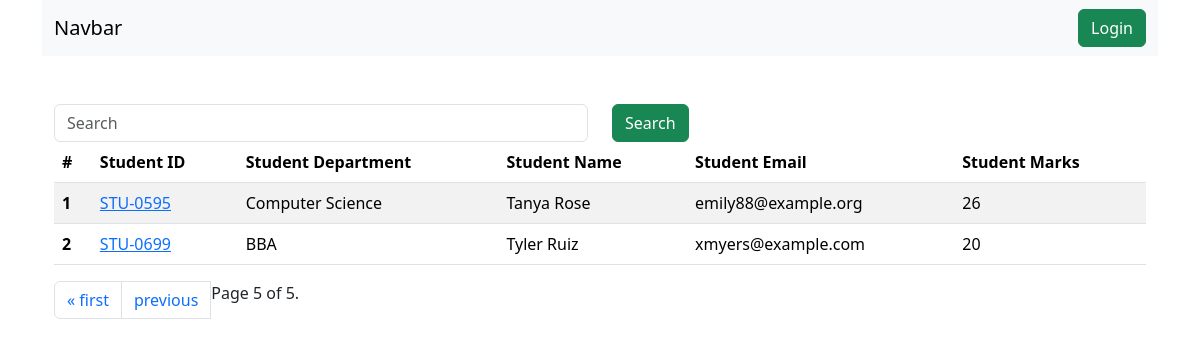
The page /student/?page=19 on the database as committed earlier.
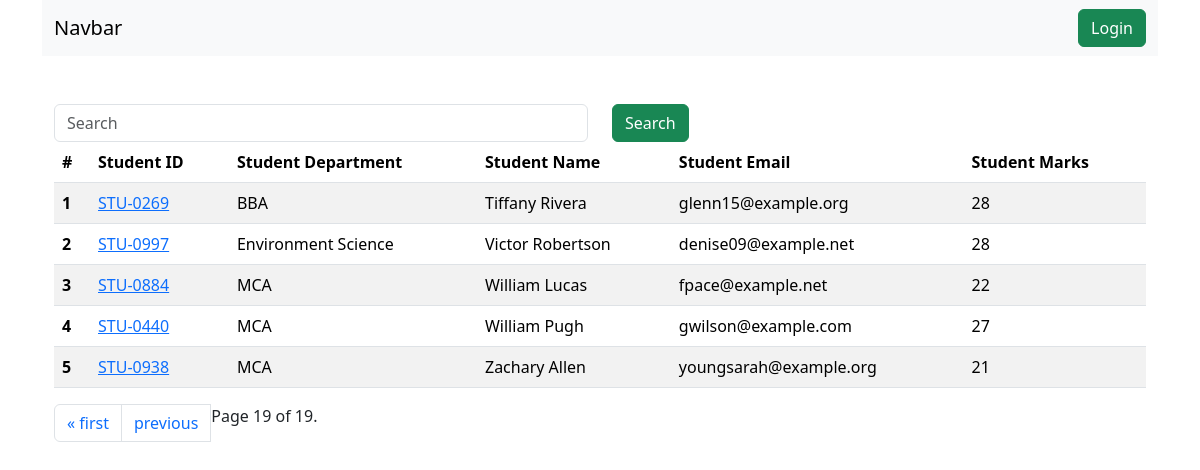
The same page on the database as committed later.
### vege/models.py (models this page shows, shortened)
class Student(models.Model):
  department = models.ForeignKey(Department, related_name='depart', on_delete=models.CASCADE)
  student_id = models.OneToOneField(StudentID, related_name='studentid', on_delete=models.CASCADE)
  student_name = models.CharField(max_length=100)
  student_email = models.EmailField(unique=True)
  student_age = models.IntegerField(default=18)
  student_address = models.TextField()
  is_deleted = models.BooleanField(default=False)
  objects = StudentManager()
  admin_objects = models.Manager()
  class Meta:
    ordering = ['student_name']
    verbose_name = "student"

class StudentID(models.Model):
  student_id = models.CharField(max_length=100)
  def __str__(self):
    return self.student_id

class Department(models.Model):
  department = models.CharField(max_length=100)
  class Meta:
    ordering = ['department']

### vege/views.py (the view, shortened to what this page needs)
# urls.py: path('student/', get_student, name='get_student'),
def get_student(request):
  queryset = Student.objects.all()
  paginator = Paginator(queryset, 5)  # Show 5 contacts per page.
  page_number = request.GET.get("page")
  page_obj = paginator.get_page(page_number)
  print(page_obj)
  return render(request, 'report/student.html', context={'queryset': page_obj})

### vege/models.py (called while the page is built)
  def get_queryset(self):
    return super().get_queryset().filter(is_deleted = False)

### vege/templates/report/student.html (shortened to what this page needs)
{% extends "base.html" %}
{% load static %}
{% block start %}
<div class="container mt-5">
  <form action="">
    <div class="row">
    <div class="col-md-6">
      <input class="form-control" name='search' type="text" placeholder="Search" >
    </div>
    <div class="col-md-6">
      <button class="btn btn-success">Search</button>
    </div>
  </div>
  </form>
  <table class="table table-striped">
    <thead>
      <tr>
        <th scope="col">#</th>
        <th scope="col">Student ID</th>
        <th scope="col">Student Department</th>
        <th scope="col">Student Name</th>
        <th scope="col">Student Email</th>
        <th scope="col">Student Marks</th>
      </tr>
    </thead>
    <tbody>
      {% for student in queryset %}
      <tr>
        <th scope="row">{{ forloop.counter }}</th>
        <td><a href="{% url "see_marks" student.student_id %}">{{student.student_id}}</a></td>
        <td>{{student.department.department}}</td>
        <td>{{student.student_name}}</td>
        <td>{{student.student_email}}</td>
        <td>{{student.student_age}}</td>
      </tr>
      {% endfor %}
    </tbody>
  </table>
  <nav aria-label="Page navigation example">
    <ul class="pagination">
        {% if queryset.has_previous %}
        <li class="page-item"><a class="page-link" href="?page=1">&laquo; first</a></li>
        <li class="page-item"><a class="page-link" href="?page={{ queryset.previous_page_number }}">previous</a></li>
        {% endif %}
        <span class="current">
            Page {{ queryset.number }} of {{ queryset.paginator.num_pages }}.
        </span>
</div>
{% endblock %}

Rows that differ between the two databases and show on the page:
no longer on this page (row edited): Student: student_id "STU-0595", department.department "Computer Science", student_name "Tanya Rose", student_email "emily88@example.org", student_age "26"
no longer on this page (row edited): Student: student_id "STU-0699", department.department "BBA", student_name "Tyler Ruiz", student_email "xmyers@example.com", student_age "20"
now on this page (row edited): Student: student_id "STU-0269", department.department "BBA", student_name "Tiffany Rivera", student_email "glenn15@example.org", student_age "28"
added Student: student_id "STU-0997", department.department "Environment Science", student_name "Victor Robertson", student_email "denise09@example.net", student_age "28"
added Student: student_id "STU-0884", department.department "MCA", student_name "William Lucas", student_email "fpace@example.net", student_age "22"
added Student: student_id "STU-0440", department.department "MCA", student_name "William Pugh", student_email "gwilson@example.com", student_age "27"
added Student: student_id "STU-0938", department.department "MCA", student_name "Zachary Allen", student_email "youngsarah@example.org", student_age "21"
Other text that changed with them:
{{ queryset.number }}: "5" → "19"
{{ queryset.paginator.num_pages }}: "5" → "19"
